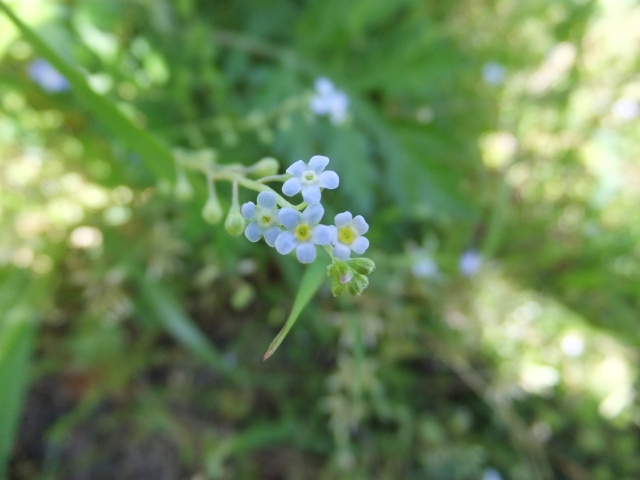
#> input picture 2-5/001_001.jpg, 640 x 480 px
$ python concatenation.py
#> lines starting #> are read from the running program, lines starting #| are printed output that depends on the picture
import cv2

try:
    img_1 = cv2.imread('./001_001.jpg')
#> img_1 is the input picture: shape (480, 640, 3); mean B, G, R 88.7, 136.5, 108.9
    img_2 = cv2.imread('./002_001.jpg')
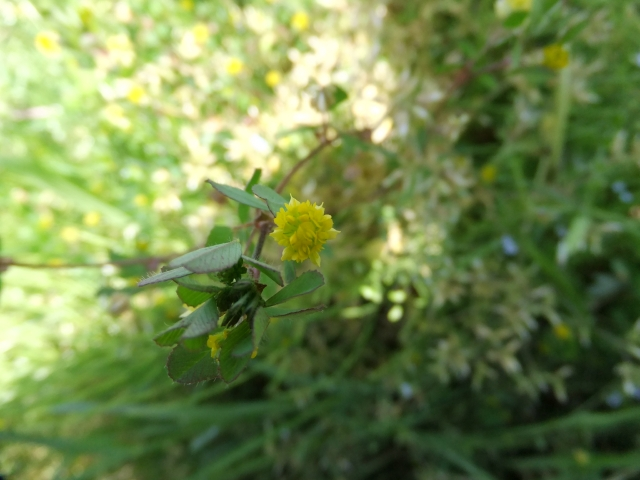
#> input picture 2-5/002_001.jpg, 640 x 480 px
#> img_2 is the input picture: shape (480, 640, 3); mean B, G, R 79, 136.1, 115.8
    img_3 = cv2.imread('./003_001.jpg')
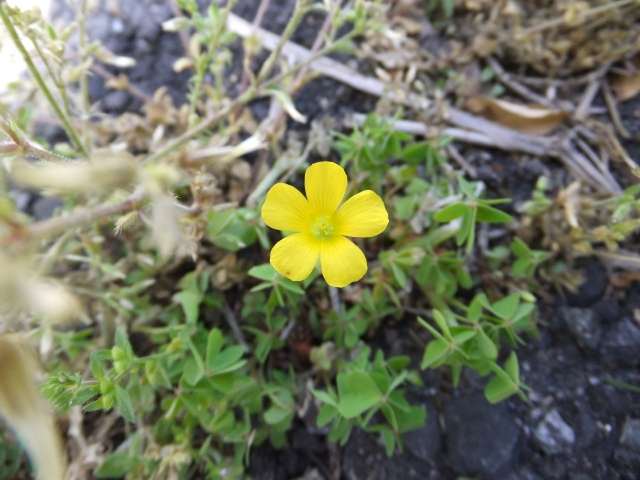
#> input picture 2-5/003_001.jpg, 640 x 480 px
#> img_3 is the input picture: shape (480, 640, 3); mean B, G, R 95.6, 119.2, 115
    img_4 = cv2.imread('./004_001.jpg')
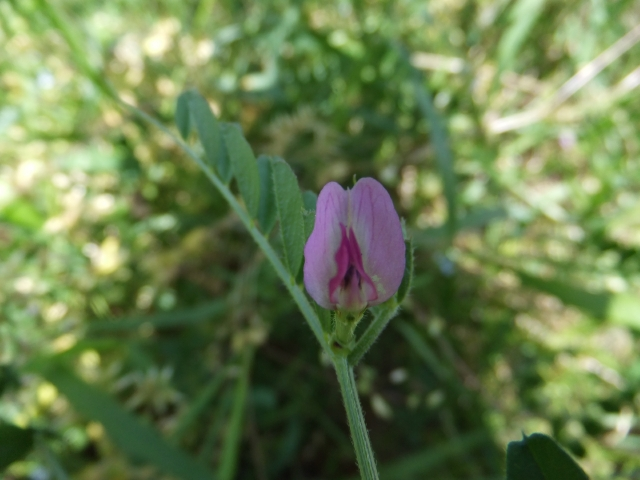
#> input picture 2-5/004_001.jpg, 640 x 480 px
#> img_4 is the input picture: shape (480, 640, 3); mean B, G, R 79.6, 126.1, 106.5
    img_5 = cv2.imread('./005_001.jpg')
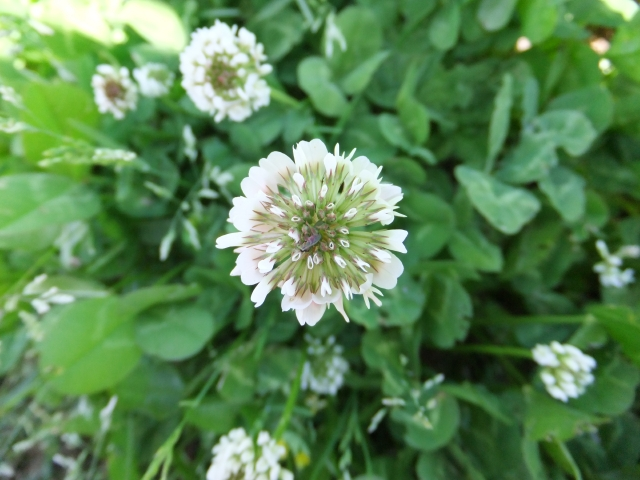
#> input picture 2-5/005_001.jpg, 640 x 480 px
#> img_5 is the input picture: shape (480, 640, 3); mean B, G, R 82.8, 132.5, 89.8

    images = cv2.vconcat([img_1, img_2, img_3, img_4, img_5])
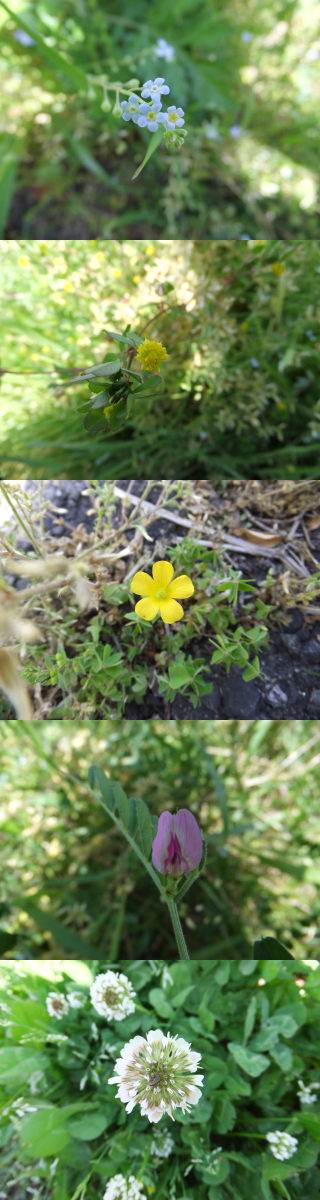
#> images: shape (2400, 640, 3) (shown at 1/2 size); mean B, G, R 85.2, 130.1, 107.2

    cv2.imwrite('images.jpg', images)
except Exception as e:
    print(e)
